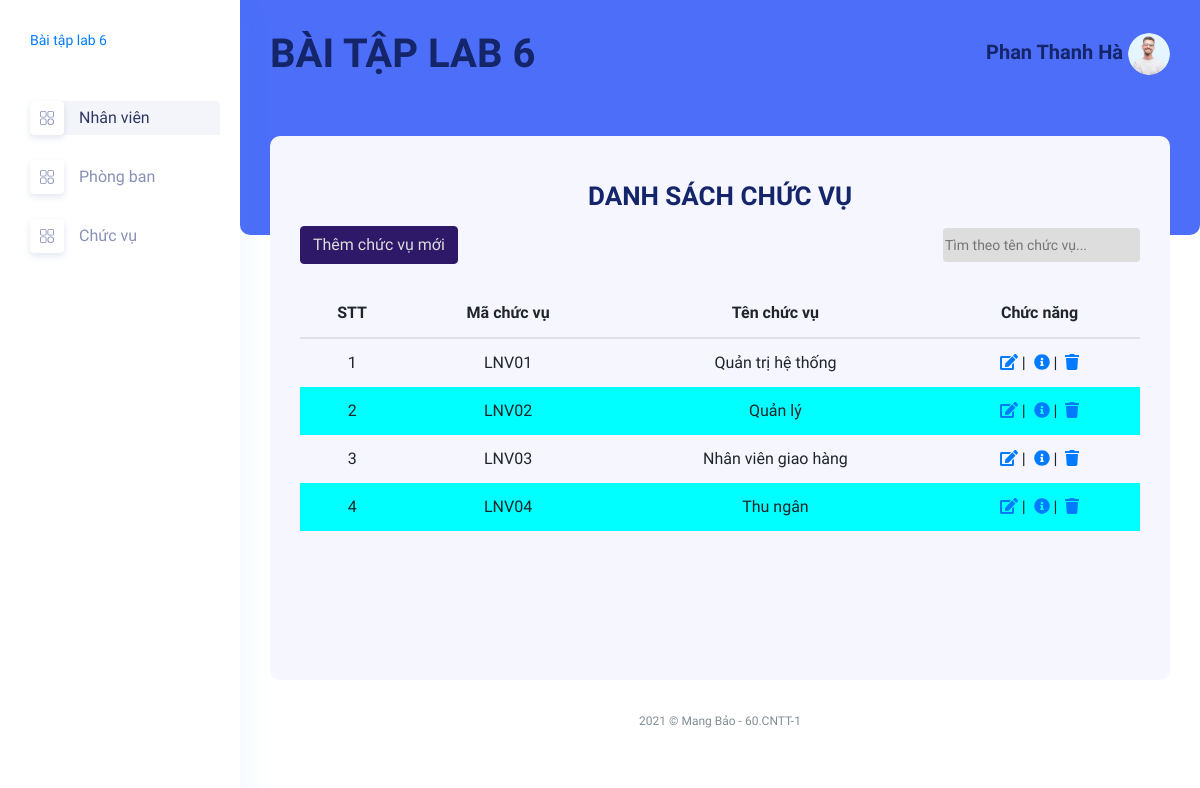
/ChucVu/Index (signed in), run on the app's committed database.
### tables this page shows
create table loainv (
	maloai varchar(20) not null primary key,
	tenloai varchar(50) not null
);

### mvc/core/controller.php (called while the page is built, shortened)
<?php
class Controller{
    public function view($view, $data=[]){
        require_once "./mvc/views/".$view.".php";
    }
}
?>

### mvc/controllers/chucvu.php (called while the page is built, shortened)
<?php
class ChucVu extends Controller{
    public $cvModel;
    public function __construct()
    {
        $this->cvModel = $this->model("ChucVuModel");
    }
    public function Index()
    {
        $listcv = json_decode($this->cvModel->listChucVu(), true);
        $this->view("layoutAdmin", [
            'page' => 'chucvu/index',
            'listcv' => $listcv
        ]);
    }
}
?>

### mvc/core/app.php (called while the page is built, shortened)
<?php
class App {
    protected $action = "Index";
    function __construct(){
        $arr = $this->UrlProcess();
        if(isset($arr[0])){
            if(file_exists("./mvc/controllers/".$arr[0].".php")){
                unset($arr[0]);
            }
        }
        $this->controller = new $this->controller;
        if(isset($arr[1])){
            if(method_exists($this->controller, $arr[1])){
                $this->action = $arr[1];
            }
            unset($arr[1]);
        }
        $this->params = $arr?array_values($arr):[];
        call_user_func_array([$this->controller, $this->action], $this->params);
    }
    function UrlProcess(){
        if(isset($_GET["url"])){
            return explode("/", filter_var(trim($_GET["url"], "/")));
        }
    }
}
?>

### index.php (called while the page is built, shortened)
<?php
$myApp = new App();
?>

### mvc/core/database.php (called while the page is built, shortened)
<?php
class DataBase {
    protected $servername = "localhost";
    protected $username = "root";
    protected $password = "";
    function __construct()
    {
        $this->con = mysqli_connect($this->servername, $this->username, $this->password);
    }
}
?>

### mvc/models/ChucVuModel.php (called while the page is built, shortened)
<?php
class ChucVuModel extends DataBase {
    public function listChucVu()
    {
        $qr = "SELECT * FROM loainv";
        $rows = mysqli_query($this->con, $qr);
        $arr = array();
        while($row = mysqli_fetch_array($rows)) {
            $arr[] = $row;
        }
        return json_encode($arr);
    }
}
?>

### mvc/views/pages/chucvu/index.php (the view, shortened to what this page needs)
<div class="main_content_iner ">
    <div class="container-fluid p-0 ">
        <div class="row ">
            <div class="col-lg-12">
                <div class="white_card_body">
                    <div class="QA_table table-responsive ">
                        <div class="white_card_header">
                            <h3 style="line-height: 1.6; text-align: center;"">DANH SÁCH CHỨC VỤ</h3>
                            <div class=" box_header m-0">
                                <button class="btn btn-primary">
                                    <a href="ChucVu/Create" style="color: #ddd;">Thêm chức vụ mới</a>
                                </button>
                                <input type="text" id="searchInput" onkeyup="searchFunc()" placeholder="Tìm theo tên chức vụ..." title="Tìm theo họ tên">
                        </div>
                    </div>
                    <div class="white_card_body">
                        <div class="QA_table table-responsive ">
                            <table class="table pt-0" id="myTable">
                                <thead>
                                    <tr>
                                        <th class="row_head">STT</th>
                                        <th class="row_head">Mã chức vụ</th>
                                        <th class="row_head">Tên chức vụ</th>
                                        <th class="row_head">Chức năng</th>
                                    </tr>
                                </thead>
                                <tbody>
                                    <?php
                                    $stt = 1;
                                    foreach ($data['listcv'] as $item) {
                                        echo "
                                                <tr>
                                                    <td class='row_body'>" . ($stt++) . "</td>
                                                    <td class='row_body'>" . $item['maloai'] . "</td>
                                                    <td class='row_body'>" . $item['tenloai'] . "</td>
                                                ";
                                        echo "
                                                    <td class='row_body'>
                                                        <a href='ChucVu/Edit/" . $item["maloai"] . "'><i class='fa fa-edit'></i></a>&nbsp;|&nbsp;
                                                        <a href='ChucVu/Details/" . $item["maloai"] . "'><i class='fa fa-info-circle'></i></a>&nbsp;|&nbsp;
                                                        <a href='ChucVu/Delete/" . $item["maloai"] . "'><i class='fa fa-trash'></i></a>
                                                    </td>
                                                </tr>
                                                ";
                                    }
                                    ?>
                                </tbody>
                            </table>
                        </div>
                    </div>
                </div>
            </div>
        </div>
    </div>
</div>
</div>

### mvc/views/pages/chucvu/index.php (style rules this page uses)
table { margin-top: 25px; font-size: 1rem; }
table th, table td { text-align: center; }
.row_head, .row_body { vertical-align: middle !important; }
table tr:nth-child(even) { background-color: aqua; }
#searchInput { outline: none; border: none; border-radius: 4px; line-height: 32px; background-color: #ddd; }

### data on the page
loainv: maloai "LNV01", tenloai "Quản trị hệ thống"
loainv: maloai "LNV02", tenloai "Quản lý"
loainv: maloai "LNV03", tenloai "Nhân viên giao hàng"
loainv: maloai "LNV04", tenloai "Thu ngân"

### other printed values
$_SESSION["user"]["hoNV"] "Phan"
$_SESSION["user"]["tenNV"] "Thanh Hà"
